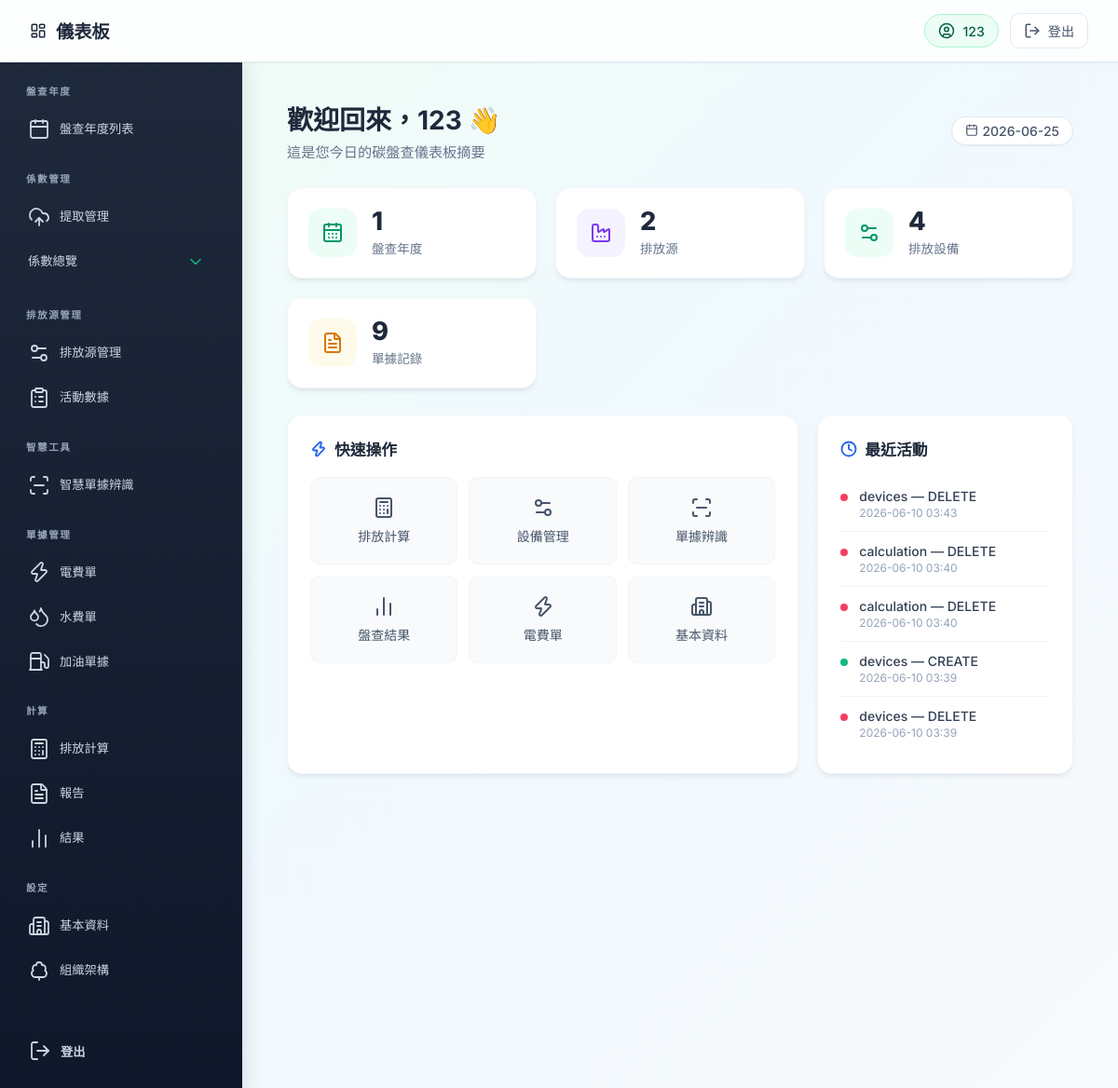
Before: /index/ (signed in) with the older database file.
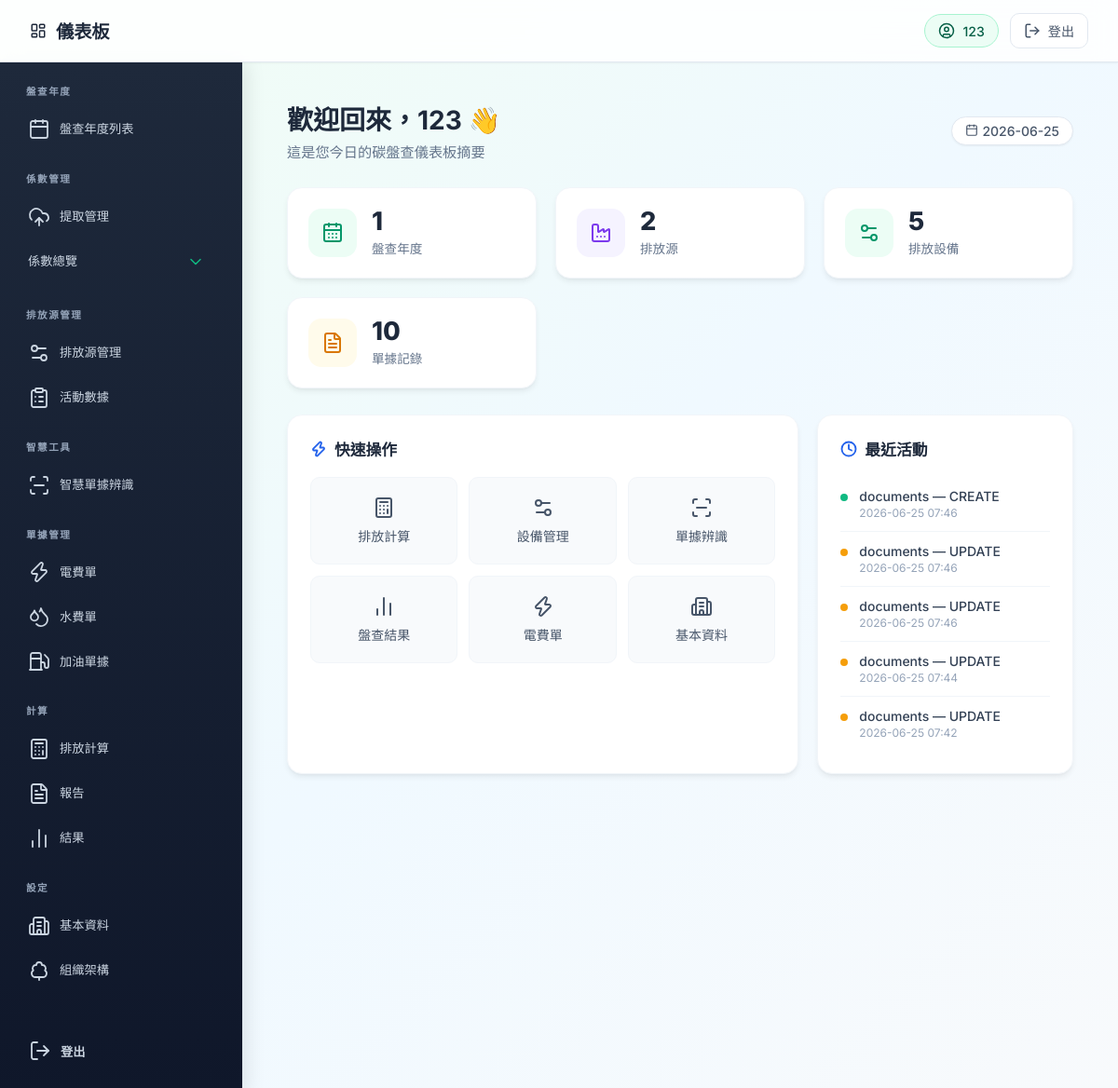
After: the same page with the newer database file.
### model.py (models this page shows)
class DataChangeLog(SQLModel, table=True):
    id: Optional[int] = Field(default=None, primary_key=True)
    module: str = Field(index=True)
    entity_name: str
    record_key: str
    action_type: str
    changed_by: str = Field(default="system")
    changed_at: datetime = Field(default_factory=datetime.utcnow, index=True)
    change_details: str

### routers/index.py (the view)
@router.get("/", response_class=HTMLResponse)
async def index_page(request: Request):
    if not request.session.get("user"):
        return RedirectResponse(url="/login/", status_code=303)
    user_id = request.session.get("user")
    with Session(engine) as session:
        account = session.get(Account, user_id)
        year_count = session.exec(
            select(func.count()).select_from(Year).where(Year.account_id == user_id)
        ).one() or 0
        source_count = session.exec(
            select(func.count())
            .select_from(EmissionSource)
            .where(EmissionSource.account_id == user_id)
        ).one() or 0
        device_count = session.exec(
            select(func.count()).select_from(Device)
        ).one() or 0
        bill_count = session.exec(
            select(func.count()).select_from(UtilityBill)
        ).one() or 0
        recent_logs = session.exec(
            select(DataChangeLog)
            .order_by(DataChangeLog.changed_at.desc())
            .limit(5)
        ).all()
    return templates.TemplateResponse(
        "index.html",
        {
            "request": request,
            "user": user_id,
            "account": account,
            "year_count": year_count,
            "source_count": source_count,
            "device_count": device_count,
            "bill_count": bill_count,
            "recent_logs": recent_logs,
            "now_date": datetime.now().strftime("%Y-%m-%d"),
        },
    )

### templates/index.html (shortened to what the changed rows need)
{% extends "base.html" %}
{% block content %}
<div class="dashboard">
  <header class="dashboard-header">
    <div>
      <h1>歡迎回來，{{ account.account if account else '使用者' }} 👋</h1>
    </div>
  </header>
  <section class="kpi-grid">
    <div class="kpi-card kpi-emerald">
      <div class="kpi-info">
        <div class="kpi-value">{{ device_count }}</div>
        <div class="kpi-label">排放設備</div>
      </div>
    </div>
    <div class="kpi-card kpi-amber">
      <div class="kpi-info">
        <div class="kpi-value">{{ bill_count }}</div>
        <div class="kpi-label">單據記錄</div>
      </div>
    </div>
  </section>
  <section class="dashboard-grid">
    <div class="dashboard-card">
      <ul class="activity-list">
        {% if recent_logs %}
          {% for log in recent_logs %}
          <li>
            <span class="activity-dot" style="background:
              {% if log.action_type == 'CREATE' %}#10b981
              {% elif log.action_type == 'UPDATE' %}#f59e0b
              {% elif log.action_type == 'DELETE' %}#f43f5e
              {% else %}#94a3b8
              {% endif %};"></span>
            <div class="activity-content">
              <div class="activity-title">{{ log.module }} — {{ log.action_type }}</div>
              <div class="activity-time">{{ log.changed_at.strftime('%Y-%m-%d %H:%M') }}</div>
            </div>
          </li>
          {% endfor %}
        {% else %}
          <li class="empty">暫無近期活動記錄</li>
        {% endif %}
      </ul>
    </div>
  </section>
</div>
{% endblock %}

Changed rows visible on the page:
no longer on this page (row unchanged): DataChangeLog: module "devices", action_type "DELETE", changed_at "2026-06-10 03:43"
no longer on this page (row unchanged): DataChangeLog: module "calculation", action_type "DELETE", changed_at "2026-06-10 03:40"
no longer on this page (row unchanged): DataChangeLog: module "calculation", action_type "DELETE", changed_at "2026-06-10 03:40"
no longer on this page (row unchanged): DataChangeLog: module "devices", action_type "CREATE", changed_at "2026-06-10 03:39"
no longer on this page (row unchanged): DataChangeLog: module "devices", action_type "DELETE", changed_at "2026-06-10 03:39"
added DataChangeLog: module "documents", action_type "CREATE", changed_at "2026-06-25 07:46"
added DataChangeLog: module "documents", action_type "UPDATE", changed_at "2026-06-25 07:46"
added DataChangeLog: module "documents", action_type "UPDATE", changed_at "2026-06-25 07:46"
added DataChangeLog: module "documents", action_type "UPDATE", changed_at "2026-06-25 07:44"
added DataChangeLog: module "documents", action_type "UPDATE", changed_at "2026-06-25 07:42"
Other visible differences:
{{ device_count }}: "4" → "5"
{{ bill_count }}: "9" → "10"
